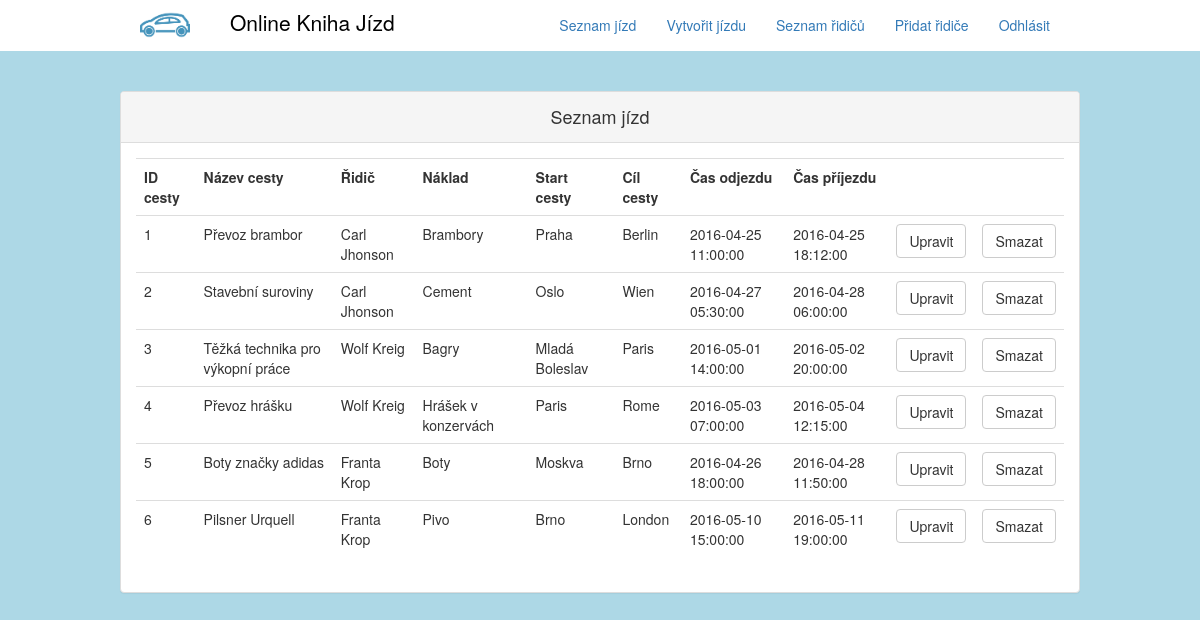
The page / (signed in) on the database its author committed.
### tables this page shows
CREATE TABLE `Cesta`(
	`nazevCesty` varchar(50) NOT NULL,
	`idCesty` int unsigned NOT NULL AUTO_INCREMENT,
	`idRidice` int unsigned NOT NULL,
	`naklad` varchar(50),
	`startCesty` varchar(50),
	`cilCesty` varchar(50),
	`casOdjezdu` DATETIME,
	`casPrijezdu` DATETIME,
	PRIMARY KEY (`idCesty`),
	KEY `idRidice` (`idRidice`)
);

CREATE TABLE `Ridic`(
	`idRidice` int unsigned NOT NULL AUTO_INCREMENT,
	`jmeno` varchar(50),
	`prijmeni` varchar(50),
	`rodneCislo` varchar(16),
	`narodnost` varchar(20),
	`mesto` varchar(50),
	`ulice` varchar(50),
	PRIMARY KEY(`idRidice`)
);

### spravce.php (the view, shortened to what this page needs)
<?
  function spravce($databaze, $stranka){
?>
<div class="contentWrap">
	<nav class="navbar navbar-static-top">
		<div class="container">
			<div class="navbar-header">
				<a class="navbar-brand" href="http://www.stud.fit.vutbr.cz/~xjochl00/index.php">
					<img id="car" src="car.png" alt="Online Kniha Jízd"/>Online Kniha Jízd
				</a>
			</div>
			<ul class="nav navbar-nav">
			  <li <?if($stranka==0){?>class="selected"<?}?>><a href="?menuSelector=0">Seznam jízd</a></li>
			  <li <?if($stranka==1){?>class="selected"<?}?>><a href="?menuSelector=1">Vytvořit jízdu</a></li>
			  <li <?if($stranka==2){?>class="selected"<?}?>><a href="?menuSelector=2">Seznam řidičů</a></li>
			  <li <?if($stranka==3){?>class="selected"<?}?>><a href="?menuSelector=3">Přidat řidiče</a></li>
			  <li <?if($stranka==4){?>class="selected"<?}?>><a href="?menuSelector=4">Odhlásit</a></li>
			</ul>
		</div>
	</nav>
    <div class="obsahStranky">
<?
    switch($stranka){
    case 0:
    $dotaz = "SELECT * FROM Cesta NATURAL JOIN Ridic";
    $odpoved=mysql_query($dotaz, $databaze);
?>
    <div class="panel panel-default seznamJizd">
		<div class="panel-heading">
			<h4 class="prihlas">Seznam jízd</h4>
		</div>
		<div class="panel-body tabulka">
			<table class="table table-hover seznamJizdTable">
			  <tr>
				<th>ID cesty</th>
				<th>Název cesty</th>
				<th>Řidič</th>
				<th>Náklad</th>
				<th>Start cesty</th>
				<th>Cíl cesty</th>
				<th>Čas odjezdu</th>
				<th>Čas příjezdu</th>
				<th></th>
				<th></th>
			  </tr>
			<?while($vysledek=mysql_fetch_array($odpoved, MYSQL_ASSOC)){?>
				<tr>
				  <td><?echo $vysledek["idCesty"]?></td>
				  <td><?echo $vysledek["nazevCesty"]?></td>
				  <td><?echo $vysledek["jmeno"]; echo " "; echo $vysledek["prijmeni"]?></td>
				  <td><?echo $vysledek["naklad"]?></td>
				  <td><?echo $vysledek["startCesty"]?></td>
				  <td><?echo $vysledek["cilCesty"]?></td>
				  <td><?echo $vysledek["casOdjezdu"]?></td>
				  <td><?echo $vysledek["casPrijezdu"]?></td>
				  <form method="POST">
					<td><input type="submit" name="upravaZaznamuJizdy" value="Upravit" class="btn btn-default"></td>
					<td><input type="submit" name="smazatZaznamJizdy" value="Smazat" class="btn btn-default"></td>
				  </form>
				</tr>
			<?}   ?>
			</table>
		</div>
    </div>
     <?
       break;
     ?>
      <?
    }
?>
    </div>
</div>
<?
  }
?>

### index.php (shortened to what this page needs)
<!DOCTYPE html>
<html>
<head>
	<link rel="stylesheet" href="https://maxcdn.bootstrapcdn.com/bootstrap/3.3.7/css/bootstrap.min.css">
  <link rel="stylesheet" type="text/css" href="style.css">
</head>
<body>
<?php
 include "db_connect.php";
 include "spravce.php";
if(isset($_SESSION["typPrihlaseni"])){
  switch($_SESSION["typPrihlaseni"]){
    case "spravce":
      spravce($databaze, $_GET["menuSelector"]);
      break;
  }
}
?>
	</body>
</html>

### style.css (style rules this page uses)
.navbar { padding: 0px; background-color: white; }
.navbar-static-top { margin-bottom: 40px !important; }
.navbar-nav { float: right !important; }
.navbar-brand { padding: 0px; color: black; font-size: 150%; margin-left: 10px; }
#car { height: 50px; display: inline-block; margin-right: 40px; margin-left: 20px; }
.panel { margin: auto; width: 70%; }
.panel-heading { text-align: center; }
.seznamJizd { width: 80% !important; }
.container { margin: auto; width: 80%; }
.prihlas { margin: 5px; }
.contentWrap { background-color:lightblue; }

### rows shown on the page
cesta: idCesty "1", nazevCesty "Převoz brambor", idRidice.jmeno "Carl", idRidice.prijmeni "Jhonson", naklad "Brambory", startCesty "Praha", cilCesty "Berlin", casOdjezdu "2016-04-25 11:00:00", casPrijezdu "2016-04-25 18:12:00"
cesta: idCesty "2", nazevCesty "Stavební suroviny", idRidice.jmeno "Carl", idRidice.prijmeni "Jhonson", naklad "Cement", startCesty "Oslo", cilCesty "Wien", casOdjezdu "2016-04-27 05:30:00", casPrijezdu "2016-04-28 06:00:00"
cesta: idCesty "3", nazevCesty "Těžká technika pro výkopní práce", idRidice.jmeno "Wolf", idRidice.prijmeni "Kreig", naklad "Bagry", startCesty "Mladá Boleslav", cilCesty "Paris", casOdjezdu "2016-05-01 14:00:00", casPrijezdu "2016-05-02 20:00:00"
cesta: idCesty "4", nazevCesty "Převoz hrášku", idRidice.jmeno "Wolf", idRidice.prijmeni "Kreig", naklad "Hrášek v konzervách", startCesty "Paris", cilCesty "Rome", casOdjezdu "2016-05-03 07:00:00", casPrijezdu "2016-05-04 12:15:00"
cesta: idCesty "5", nazevCesty "Boty značky adidas", idRidice.jmeno "Franta", idRidice.prijmeni "Krop", naklad "Boty", startCesty "Moskva", cilCesty "Brno", casOdjezdu "2016-04-26 18:00:00", casPrijezdu "2016-04-28 11:50:00"
cesta: idCesty "6", nazevCesty "Pilsner Urquell", idRidice.jmeno "Franta", idRidice.prijmeni "Krop", naklad "Pivo", startCesty "Brno", cilCesty "London", casOdjezdu "2016-05-10 15:00:00", casPrijezdu "2016-05-11 19:00:00"
